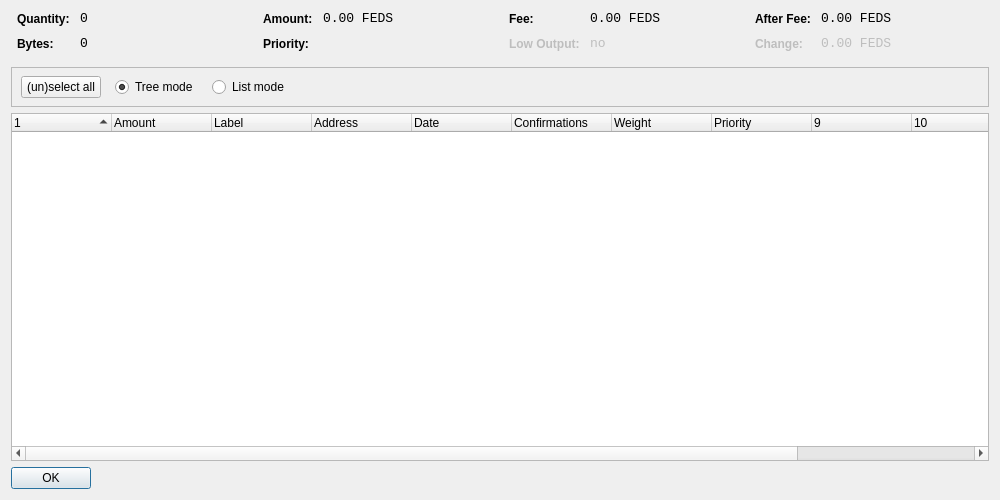
<?xml version="1.0" encoding="UTF-8"?>
<ui version="4.0">
 <class>CoinControlDialog</class>
 <widget class="QWidget" name="CoinControlDialog">
  <property name="geometry">
   <rect>
    <x>0</x>
    <y>0</y>
    <width>1000</width>
    <height>500</height>
   </rect>
  </property>
  <property name="windowTitle">
   <string>Coin Control</string>
  </property>
  <layout class="QVBoxLayout" name="verticalLayout">
   <item>
    <layout class="QHBoxLayout" name="horizontalLayoutTop" stretch="0,0,0,0">
     <property name="topMargin">
      <number>0</number>
     </property>
     <property name="bottomMargin">
      <number>10</number>
     </property>
     <item>
      <layout class="QFormLayout" name="formLayoutCoinControl1">
       <property name="horizontalSpacing">
        <number>10</number>
       </property>
       <property name="verticalSpacing">
        <number>10</number>
       </property>
       <property name="leftMargin">
        <number>6</number>
       </property>
       <property name="rightMargin">
        <number>6</number>
       </property>
       <item row="0" column="0">
        <widget class="QLabel" name="labelCoinControlQuantityText">
         <property name="styleSheet">
          <string notr="true">font-weight:bold;</string>
         </property>
         <property name="text">
          <string>Quantity:</string>
         </property>
        </widget>
       </item>
       <item row="0" column="1">
        <widget class="QLabel" name="labelCoinControlQuantity">
         <property name="font">
          <font>
           <family>Monospace</family>
           <pointsize>10</pointsize>
          </font>
         </property>
         <property name="cursor">
          <cursorShape>IBeamCursor</cursorShape>
         </property>
         <property name="contextMenuPolicy">
          <enum>Qt::ActionsContextMenu</enum>
         </property>
         <property name="text">
          <string notr="true">0</string>
         </property>
         <property name="textInteractionFlags">
          <set>Qt::LinksAccessibleByMouse|Qt::TextSelectableByKeyboard|Qt::TextSelectableByMouse</set>
         </property>
        </widget>
       </item>
       <item row="1" column="0">
        <widget class="QLabel" name="labelCoinControlBytesText">
         <property name="styleSheet">
          <string notr="true">font-weight:bold;</string>
         </property>
         <property name="text">
          <string>Bytes:</string>
         </property>
        </widget>
       </item>
       <item row="1" column="1">
        <widget class="QLabel" name="labelCoinControlBytes">
         <property name="font">
          <font>
           <family>Monospace</family>
           <pointsize>10</pointsize>
          </font>
         </property>
         <property name="cursor">
          <cursorShape>IBeamCursor</cursorShape>
         </property>
         <property name="contextMenuPolicy">
          <enum>Qt::ActionsContextMenu</enum>
         </property>
         <property name="text">
          <string notr="true">0</string>
         </property>
         <property name="textInteractionFlags">
          <set>Qt::LinksAccessibleByMouse|Qt::TextSelectableByKeyboard|Qt::TextSelectableByMouse</set>
         </property>
        </widget>
       </item>
      </layout>
     </item>
     <item>
      <layout class="QFormLayout" name="formLayoutCoinControl2">
       <property name="horizontalSpacing">
        <number>10</number>
       </property>
       <property name="verticalSpacing">
        <number>10</number>
       </property>
       <property name="leftMargin">
        <number>6</number>
       </property>
       <property name="rightMargin">
        <number>6</number>
       </property>
       <item row="0" column="0">
        <widget class="QLabel" name="labelCoinControlAmountText">
         <property name="styleSheet">
          <string notr="true">font-weight:bold;</string>
         </property>
         <property name="text">
          <string>Amount:</string>
         </property>
        </widget>
       </item>
       <item row="0" column="1">
        <widget class="QLabel" name="labelCoinControlAmount">
         <property name="font">
          <font>
           <family>Monospace</family>
           <pointsize>10</pointsize>
          </font>
         </property>
         <property name="cursor">
          <cursorShape>IBeamCursor</cursorShape>
         </property>
         <property name="contextMenuPolicy">
          <enum>Qt::ActionsContextMenu</enum>
         </property>
         <property name="text">
          <string notr="true">0.00 FEDS</string>
         </property>
         <property name="textInteractionFlags">
          <set>Qt::LinksAccessibleByMouse|Qt::TextSelectableByKeyboard|Qt::TextSelectableByMouse</set>
         </property>
        </widget>
       </item>
       <item row="1" column="0">
        <widget class="QLabel" name="labelCoinControlPriorityText">
         <property name="styleSheet">
          <string notr="true">font-weight:bold;</string>
         </property>
         <property name="text">
          <string>Priority:</string>
         </property>
        </widget>
       </item>
       <item row="1" column="1">
        <widget class="QLabel" name="labelCoinControlPriority">
         <property name="font">
          <font>
           <family>Monospace</family>
           <pointsize>10</pointsize>
          </font>
         </property>
         <property name="cursor">
          <cursorShape>IBeamCursor</cursorShape>
         </property>
         <property name="contextMenuPolicy">
          <enum>Qt::ActionsContextMenu</enum>
         </property>
         <property name="text">
          <string/>
         </property>
         <property name="textInteractionFlags">
          <set>Qt::LinksAccessibleByMouse|Qt::TextSelectableByKeyboard|Qt::TextSelectableByMouse</set>
         </property>
        </widget>
       </item>
      </layout>
     </item>
     <item>
      <layout class="QFormLayout" name="formLayoutCoinControl3">
       <property name="horizontalSpacing">
        <number>10</number>
       </property>
       <property name="verticalSpacing">
        <number>10</number>
       </property>
       <property name="leftMargin">
        <number>6</number>
       </property>
       <property name="rightMargin">
        <number>6</number>
       </property>
       <item row="0" column="0">
        <widget class="QLabel" name="labelCoinControlFeeText">
         <property name="styleSheet">
          <string notr="true">font-weight:bold;</string>
         </property>
         <property name="text">
          <string>Fee:</string>
         </property>
        </widget>
       </item>
       <item row="0" column="1">
        <widget class="QLabel" name="labelCoinControlFee">
         <property name="font">
          <font>
           <family>Monospace</family>
           <pointsize>10</pointsize>
          </font>
         </property>
         <property name="cursor">
          <cursorShape>IBeamCursor</cursorShape>
         </property>
         <property name="contextMenuPolicy">
          <enum>Qt::ActionsContextMenu</enum>
         </property>
         <property name="text">
          <string notr="true">0.00 FEDS</string>
         </property>
         <property name="textInteractionFlags">
          <set>Qt::LinksAccessibleByMouse|Qt::TextSelectableByKeyboard|Qt::TextSelectableByMouse</set>
         </property>
        </widget>
       </item>
       <item row="1" column="0">
        <widget class="QLabel" name="labelCoinControlLowOutputText">
         <property name="enabled">
          <bool>false</bool>
         </property>
         <property name="styleSheet">
          <string notr="true">font-weight:bold;</string>
         </property>
         <property name="text">
          <string>Low Output:</string>
         </property>
        </widget>
       </item>
       <item row="1" column="1">
        <widget class="QLabel" name="labelCoinControlLowOutput">
         <property name="enabled">
          <bool>false</bool>
         </property>
         <property name="font">
          <font>
           <family>Monospace</family>
           <pointsize>10</pointsize>
          </font>
         </property>
         <property name="cursor">
          <cursorShape>IBeamCursor</cursorShape>
         </property>
         <property name="contextMenuPolicy">
          <enum>Qt::ActionsContextMenu</enum>
         </property>
         <property name="text">
          <string>no</string>
         </property>
         <property name="textInteractionFlags">
          <set>Qt::LinksAccessibleByMouse|Qt::TextSelectableByKeyboard|Qt::TextSelectableByMouse</set>
         </property>
        </widget>
       </item>
      </layout>
     </item>
     <item>
      <layout class="QFormLayout" name="formLayoutCoinControl4">
       <property name="horizontalSpacing">
        <number>10</number>
       </property>
       <property name="verticalSpacing">
        <number>10</number>
       </property>
       <property name="leftMargin">
        <number>6</number>
       </property>
       <property name="rightMargin">
        <number>6</number>
       </property>
       <item row="0" column="0">
        <widget class="QLabel" name="labelCoinControlAfterFeeText">
         <property name="styleSheet">
          <string notr="true">font-weight:bold;</string>
         </property>
         <property name="text">
          <string>After Fee:</string>
         </property>
        </widget>
       </item>
       <item row="0" column="1">
        <widget class="QLabel" name="labelCoinControlAfterFee">
         <property name="font">
          <font>
           <family>Monospace</family>
           <pointsize>10</pointsize>
          </font>
         </property>
         <property name="cursor">
          <cursorShape>IBeamCursor</cursorShape>
         </property>
         <property name="contextMenuPolicy">
          <enum>Qt::ActionsContextMenu</enum>
         </property>
         <property name="text">
          <string notr="true">0.00 FEDS</string>
         </property>
         <property name="textInteractionFlags">
          <set>Qt::LinksAccessibleByMouse|Qt::TextSelectableByKeyboard|Qt::TextSelectableByMouse</set>
         </property>
        </widget>
       </item>
       <item row="1" column="0">
        <widget class="QLabel" name="labelCoinControlChangeText">
         <property name="enabled">
          <bool>false</bool>
         </property>
         <property name="styleSheet">
          <string notr="true">font-weight:bold;</string>
         </property>
         <property name="text">
          <string>Change:</string>
         </property>
        </widget>
       </item>
       <item row="1" column="1">
        <widget class="QLabel" name="labelCoinControlChange">
         <property name="enabled">
          <bool>false</bool>
         </property>
         <property name="font">
          <font>
           <family>Monospace</family>
           <pointsize>10</pointsize>
          </font>
         </property>
         <property name="cursor">
          <cursorShape>IBeamCursor</cursorShape>
         </property>
         <property name="contextMenuPolicy">
          <enum>Qt::ActionsContextMenu</enum>
         </property>
         <property name="text">
          <string notr="true">0.00 FEDS</string>
         </property>
         <property name="textInteractionFlags">
          <set>Qt::LinksAccessibleByMouse|Qt::TextSelectableByKeyboard|Qt::TextSelectableByMouse</set>
         </property>
        </widget>
       </item>
      </layout>
     </item>
    </layout>
   </item>
   <item>
    <widget class="QFrame" name="frame">
     <property name="minimumSize">
      <size>
       <width>0</width>
       <height>40</height>
      </size>
     </property>
     <property name="frameShape">
      <enum>QFrame::StyledPanel</enum>
     </property>
     <property name="frameShadow">
      <enum>QFrame::Sunken</enum>
     </property>
     <widget class="QWidget" name="horizontalLayoutWidget">
      <property name="geometry">
       <rect>
        <x>10</x>
        <y>0</y>
        <width>781</width>
        <height>41</height>
       </rect>
      </property>
      <layout class="QHBoxLayout" name="horizontalLayoutPanel" stretch="0,0,0,0">
       <property name="spacing">
        <number>14</number>
       </property>
       <item>
        <widget class="QPushButton" name="pushButtonSelectAll">
         <property name="sizePolicy">
          <sizepolicy hsizetype="Maximum" vsizetype="Fixed">
           <horstretch>0</horstretch>
           <verstretch>0</verstretch>
          </sizepolicy>
         </property>
         <property name="text">
          <string>(un)select all</string>
         </property>
        </widget>
       </item>
       <item>
        <widget class="QRadioButton" name="radioTreeMode">
         <property name="sizePolicy">
          <sizepolicy hsizetype="Maximum" vsizetype="Fixed">
           <horstretch>0</horstretch>
           <verstretch>0</verstretch>
          </sizepolicy>
         </property>
         <property name="text">
          <string>Tree mode</string>
         </property>
         <property name="checked">
          <bool>true</bool>
         </property>
        </widget>
       </item>
       <item>
        <widget class="QRadioButton" name="radioListMode">
         <property name="sizePolicy">
          <sizepolicy hsizetype="Maximum" vsizetype="Fixed">
           <horstretch>0</horstretch>
           <verstretch>0</verstretch>
          </sizepolicy>
         </property>
         <property name="text">
          <string>List mode</string>
         </property>
        </widget>
       </item>
       <item>
        <spacer name="horizontalSpacer">
         <property name="orientation">
          <enum>Qt::Horizontal</enum>
         </property>
         <property name="sizeHint" stdset="0">
          <size>
           <width>40</width>
           <height>20</height>
          </size>
         </property>
        </spacer>
       </item>
      </layout>
     </widget>
    </widget>
   </item>
   <item>
    <widget class="CoinControlTreeWidget" name="treeWidget">
     <property name="contextMenuPolicy">
      <enum>Qt::CustomContextMenu</enum>
     </property>
     <property name="sortingEnabled">
      <bool>false</bool>
     </property>
     <property name="columnCount">
      <number>12</number>
     </property>
     <attribute name="headerShowSortIndicator" stdset="0">
      <bool>true</bool>
     </attribute>
     <attribute name="headerStretchLastSection">
      <bool>false</bool>
     </attribute>
     <column>
      <property name="text">
       <string/>
      </property>
     </column>
     <column>
      <property name="text">
       <string>Amount</string>
      </property>
     </column>
     <column>
      <property name="text">
       <string>Label</string>
      </property>
     </column>
     <column>
      <property name="text">
       <string>Address</string>
      </property>
     </column>
     <column>
      <property name="text">
       <string>Date</string>
      </property>
     </column>
     <column>
      <property name="text">
       <string>Confirmations</string>
      </property>
      <property name="toolTip">
       <string>Confirmed</string>
      </property>
     </column>
     <column>
      <property name="text">
       <string>Weight</string>
      </property>
     </column>
     <column>
      <property name="text">
       <string>Priority</string>
      </property>
     </column>
     <column>
      <property name="text">
       <string/>
      </property>
     </column>
     <column>
      <property name="text">
       <string/>
      </property>
     </column>
     <column>
      <property name="text">
       <string/>
      </property>
     </column>
     <column>
      <property name="text">
       <string/>
      </property>
     </column>
    </widget>
   </item>
   <item>
    <widget class="QDialogButtonBox" name="buttonBox">
     <property name="sizePolicy">
      <sizepolicy hsizetype="Maximum" vsizetype="Fixed">
       <horstretch>0</horstretch>
       <verstretch>0</verstretch>
      </sizepolicy>
     </property>
     <property name="orientation">
      <enum>Qt::Horizontal</enum>
     </property>
     <property name="standardButtons">
      <set>QDialogButtonBox::Ok</set>
     </property>
    </widget>
   </item>
  </layout>
 </widget>
 <customwidgets>
  <customwidget>
   <class>CoinControlTreeWidget</class>
   <extends>QTreeWidget</extends>
   <header>coincontroltreewidget.h</header>
  </customwidget>
 </customwidgets>
 <resources/>
 <connections/>
</ui>
